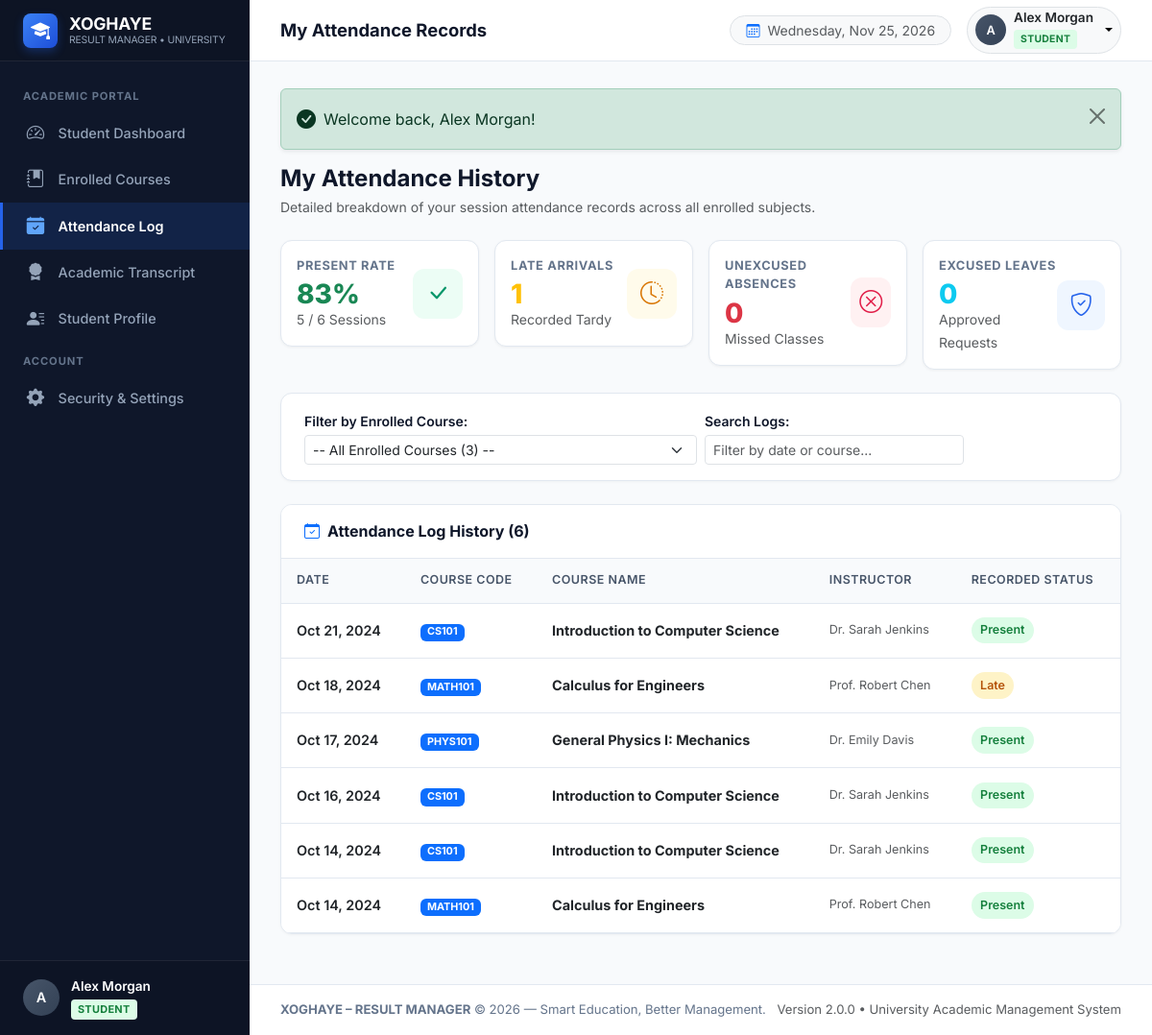
The page /student/attendance.php (signed in) on the database its author committed.
### tables this page shows
CREATE TABLE `attendance` (
  `attendance_id` INT AUTO_INCREMENT PRIMARY KEY,
  `student_id` INT NOT NULL,
  `course_id` INT NOT NULL,
  `attendance_date` DATE NOT NULL,
  `status` ENUM('Present', 'Absent', 'Late', 'Excused') NOT NULL DEFAULT 'Present',
  `created_at` TIMESTAMP DEFAULT CURRENT_TIMESTAMP,
  UNIQUE KEY `uq_student_course_date` (`student_id`, `course_id`, `attendance_date`),
  CONSTRAINT `fk_attendance_student_restrict` FOREIGN KEY (`student_id`) 
    REFERENCES `students` (`student_id`) ON DELETE RESTRICT ON UPDATE CASCADE,
  CONSTRAINT `fk_attendance_course_restrict` FOREIGN KEY (`course_id`) 
    REFERENCES `courses` (`course_id`) ON DELETE RESTRICT ON UPDATE CASCADE
);

CREATE TABLE `courses` (
  `course_id` INT AUTO_INCREMENT PRIMARY KEY,
  `course_name` VARCHAR(150) NOT NULL,
  `course_code` VARCHAR(50) NOT NULL UNIQUE,
  `teacher_id` INT DEFAULT NULL,
  `description` TEXT DEFAULT NULL,
  `created_at` TIMESTAMP DEFAULT CURRENT_TIMESTAMP,
  CONSTRAINT `fk_course_teacher_restrict` FOREIGN KEY (`teacher_id`) 
    REFERENCES `teachers` (`teacher_id`) ON DELETE RESTRICT ON UPDATE CASCADE
);

CREATE TABLE `users` (
  `user_id` INT AUTO_INCREMENT PRIMARY KEY,
  `full_name` VARCHAR(100) NOT NULL,
  `email` VARCHAR(150) NOT NULL UNIQUE,
  `password` VARCHAR(255) NOT NULL,
  `role` ENUM('admin', 'teacher', 'student') NOT NULL DEFAULT 'student',
  `created_at` TIMESTAMP DEFAULT CURRENT_TIMESTAMP,
  `updated_at` TIMESTAMP DEFAULT CURRENT_TIMESTAMP ON UPDATE CURRENT_TIMESTAMP
);

### student/attendance.php (the view, shortened to what this page needs)
<?php
require_once __DIR__ . '/../includes/auth.php';
$pdo = get_db_connection();
$user = current_user();
$sStmt = $pdo->prepare("SELECT student_id FROM students WHERE user_id = :uid LIMIT 1");
$sStmt->execute(['uid' => $user['user_id']]);
$student_id = (int)$sStmt->fetchColumn();
$courses = $pdo->prepare("
    SELECT c.course_id, c.course_code, c.course_name
    FROM enrollments e
    JOIN courses c ON e.course_id = c.course_id
    WHERE e.student_id = :sid
    ORDER BY c.course_code ASC
");
$courses->execute(['sid' => $student_id]);
$enrolled_courses = $courses->fetchAll();
$statStmt = $pdo->prepare("
    SELECT status, COUNT(*) as cnt
    FROM attendance
    WHERE student_id = :sid
    GROUP BY status
");
$statStmt->execute(['sid' => $student_id]);
$stats = $statStmt->fetchAll(PDO::FETCH_KEY_PAIR);
$total_sessions = array_sum($stats) ?: 0;
$present_cnt    = $stats['Present'] ?? 0;
$late_cnt       = $stats['Late'] ?? 0;
$absent_cnt     = $stats['Absent'] ?? 0;
$excused_cnt    = $stats['Excused'] ?? 0;
$att_rate = ($total_sessions > 0) ? round(($present_cnt / $total_sessions) * 100) : 100;
$where = ["a.student_id = :sid"];
$params = ['sid' => $student_id];
$where_sql = "WHERE " . implode(" AND ", $where);
$query = "
    SELECT a.*, c.course_code, c.course_name,
           u_t.full_name AS teacher_name
    FROM attendance a
    JOIN courses c ON a.course_id = c.course_id
    LEFT JOIN teachers t ON c.teacher_id = t.teacher_id
    LEFT JOIN users u_t ON t.user_id = u_t.user_id
    $where_sql
    ORDER BY a.attendance_date DESC, c.course_code ASC
";
$stmt = $pdo->prepare($query);
$stmt->execute($params);
$records = $stmt->fetchAll();
require_once __DIR__ . '/../includes/header.php';
?>
<div class="d-flex flex-column flex-sm-row justify-content-between align-items-start align-items-sm-center gap-3 mb-4">
    <div>
        <h4 class="fw-bold mb-1">My Attendance History</h4>
        <p class="text-muted small mb-0">Detailed breakdown of your session attendance records across all enrolled subjects.</p>
    </div>
</div>
<div class="row g-3 mb-4">
    <div class="col-6 col-md-3">
        <div class="card-stat p-3">
            <div>
                <div class="card-stat-title">Present Rate</div>
                <div class="card-stat-value text-success fs-3"><?php echo $att_rate; ?>%</div>
                <small class="text-muted"><?php echo $present_cnt; ?> / <?php echo $total_sessions; ?> Sessions</small>
            </div>
            <div class="card-stat-icon icon-emerald"><i class="bi bi-check-lg"></i></div>
        </div>
    </div>
    <div class="col-6 col-md-3">
        <div class="card-stat p-3">
            <div>
                <div class="card-stat-title">Late Arrivals</div>
                <div class="card-stat-value text-warning fs-3"><?php echo $late_cnt; ?></div>
                <small class="text-muted">Recorded Tardy</small>
            </div>
            <div class="card-stat-icon icon-amber"><i class="bi bi-clock-history"></i></div>
        </div>
    </div>
    <div class="col-6 col-md-3">
        <div class="card-stat p-3">
            <div>
                <div class="card-stat-title">Unexcused Absences</div>
                <div class="card-stat-value text-danger fs-3"><?php echo $absent_cnt; ?></div>
                <small class="text-muted">Missed Classes</small>
            </div>
            <div class="card-stat-icon icon-rose"><i class="bi bi-x-circle"></i></div>
        </div>
    </div>
    <div class="col-6 col-md-3">
        <div class="card-stat p-3">
            <div>
                <div class="card-stat-title">Excused Leaves</div>
                <div class="card-stat-value text-info fs-3"><?php echo $excused_cnt; ?></div>
                <small class="text-muted">Approved Requests</small>
            </div>
            <div class="card-stat-icon icon-blue"><i class="bi bi-shield-check"></i></div>
        </div>
    </div>
</div>
<div class="card-modern mb-4">
    <div class="card-modern-body py-3">
        <form method="GET" action="" class="row g-2 align-items-center">
            <div class="col-md-6">
                <label class="form-label small fw-semibold mb-1">Filter by Enrolled Course:</label>
                <select name="course_id" class="form-select form-select-sm" onchange="this.form.submit()">
                    <option value="">-- All Enrolled Courses (<?php echo count($enrolled_courses); ?>) --</option>
                </select>
            </div>
            <div class="col-md-4">
                <label class="form-label small fw-semibold mb-1">Search Logs:</label>
                <input type="text" id="tableSearch" class="form-control form-control-sm" placeholder="Filter by date or course...">
            </div>
        </form>
    </div>
</div>
<div class="card-modern">
    <div class="card-modern-header">
        <h2 class="card-modern-title fs-6">
            <i class="bi bi-calendar-check text-primary"></i> Attendance Log History (<?php echo count($records); ?>)
        </h2>
    </div>
    <div class="table-responsive">
        <table class="table table-modern table-searchable align-middle">
            <thead>
                <tr>
                    <th>Date</th>
                    <th>Course Code</th>
                    <th>Course Name</th>
                    <th>Instructor</th>
                    <th>Recorded Status</th>
                </tr>
            </thead>
            <tbody>
                <?php if (empty($records)): ?>
                    <tr>
                        <td colspan="5" class="text-center py-5 text-muted">
                            <i class="bi bi-calendar-x fs-1 text-muted d-block mb-2"></i>
                            No attendance records found for the selected course.
                        </td>
                    </tr>
                <?php else: ?>
                    <?php foreach ($records as $r):
                        $badge_class = 'badge-present';
                        if ($r['status'] === 'Absent') $badge_class = 'badge-absent';
                        elseif ($r['status'] === 'Late') $badge_class = 'badge-late';
                        elseif ($r['status'] === 'Excused') $badge_class = 'badge-excused';
                    ?>
                        <tr>
                            <td class="fw-semibold text-dark">
                                <?php echo format_date($r['attendance_date']); ?>
                            </td>
                            <td>
                                <span class="badge bg-primary"><?php echo htmlspecialchars($r['course_code']); ?></span>
                            </td>
                            <td class="fw-bold text-dark">
                                <?php echo htmlspecialchars($r['course_name']); ?>
                            </td>
                            <td class="small text-muted">
                                <?php echo htmlspecialchars($r['teacher_name'] ?? 'Instructor'); ?>
                            </td>
                            <td>
                                <span class="badge-status <?php echo $badge_class; ?>">
                                    <?php echo htmlspecialchars($r['status']); ?>
                                </span>
                            </td>
                        </tr>
                    <?php endforeach; ?>
                <?php endif; ?>
            </tbody>
        </table>
    </div>
</div>
<?php require_once __DIR__ . '/../includes/footer.php'; ?>

### assets/css/style.css (style rules this page uses)
:root { --primary-color: #2563eb; --primary-hover: #1d4ed8; --primary-dark: #1e40af; --primary-light: #eff6ff; --secondary-color: #64748b; --accent-color: #0284c7; --success-color: #10b981; --warning-color: #f59e0b; --danger-color: #ef4444; --info-color: #06b6d4; --bg-body: #f8fafc; --bg-card: #ffffff; --border-color: #e2e8f0; --text-dark: #0f172a; --text-muted: #64748b; --sidebar-width: 260px; --sidebar-bg: #0f172a; --sidebar-hover: #1e293b; --sidebar-active: #2563eb; --sidebar-text: #94a3b8; --sidebar-text-bright: #ffffff; --navbar-height: 64px; --font-family: 'Inter', -apple-system, BlinkMacSystemFont, "Segoe UI", Roboto, Helvetica, Arial, sans-serif; --transition-fast: all 0.2s ease-in-out; }
body { font-family: var(--font-family); background-color: var(--bg-body); color: var(--text-dark); min-height: 100vh; margin: 0; display: flex; flex-direction: column; overflow-x: hidden; }
.card-stat { border: 1px solid var(--border-color); border-radius: 12px; background-color: var(--bg-card); padding: 1.5rem; position: relative; transition: transform 0.2s, box-shadow 0.2s; box-shadow: 0 1px 3px rgba(0, 0, 0, 0.05); display: flex; align-items: center; justify-content: space-between; }
.card-stat-title { font-size: 0.8rem; text-transform: uppercase; font-weight: 700; letter-spacing: 0.05em; color: var(--text-muted); margin-bottom: 0.4rem; }
.card-stat-value { font-size: 1.85rem; font-weight: 800; color: var(--text-dark); line-height: 1; }
.card-stat-icon { width: 52px; height: 52px; border-radius: 12px; display: flex; align-items: center; justify-content: center; font-size: 1.5rem; }
.icon-blue { background-color: #eff6ff; color: #2563eb; }
.icon-emerald { background-color: #ecfdf5; color: #059669; }
.icon-amber { background-color: #fffbeb; color: #d97706; }
.icon-rose { background-color: #fff1f2; color: #e11d48; }
.card-modern { border: 1px solid var(--border-color); border-radius: 12px; background-color: var(--bg-card); box-shadow: 0 1px 3px rgba(0, 0, 0, 0.04); margin-bottom: 1.5rem; overflow: hidden; }
.card-modern-header { padding: 1.1rem 1.5rem; border-bottom: 1px solid var(--border-color); display: flex; align-items: center; justify-content: space-between; background-color: #ffffff; }
.card-modern-title { font-size: 1.05rem; font-weight: 700; color: var(--text-dark); margin: 0; display: flex; align-items: center; gap: 0.5rem; }
.card-modern-body { padding: 1.5rem; }
.table-modern { margin-bottom: 0; font-size: 0.9rem; }
.table-modern th { background-color: #f8fafc; color: #475569; font-weight: 600; font-size: 0.78rem; text-transform: uppercase; letter-spacing: 0.04em; padding: 0.85rem 1rem; border-bottom: 1px solid var(--border-color); border-top: none; }
.table-modern td { padding: 0.9rem 1rem; vertical-align: middle; border-bottom: 1px solid var(--border-color); color: var(--text-dark); }
.badge-status { padding: 0.35em 0.75em; font-size: 0.78rem; font-weight: 600; border-radius: 20px; display: inline-flex; align-items: center; gap: 0.3rem; }
.badge-present { background-color: #dcfce7; color: #15803d; }
.badge-late { background-color: #fef3c7; color: #b45309; }

### rows shown on the page
attendance: attendance_date "Oct 21, 2024", course.course_code "CS101", course.course_name "Introduction to Computer Science", users.full_name "Dr. Sarah Jenkins", status "Present"
attendance: attendance_date "Oct 18, 2024", course.course_code "MATH101", course.course_name "Calculus for Engineers", users.full_name "Prof. Robert Chen", status "Late"
attendance: attendance_date "Oct 17, 2024", course.course_code "PHYS101", course.course_name "General Physics I: Mechanics", users.full_name "Dr. Emily Davis", status "Present"
attendance: attendance_date "Oct 16, 2024", course.course_code "CS101", course.course_name "Introduction to Computer Science", users.full_name "Dr. Sarah Jenkins", status "Present"
attendance: attendance_date "Oct 14, 2024", course.course_code "CS101", course.course_name "Introduction to Computer Science", users.full_name "Dr. Sarah Jenkins", status "Present"
attendance: attendance_date "Oct 14, 2024", course.course_code "MATH101", course.course_name "Calculus for Engineers", users.full_name "Prof. Robert Chen", status "Present"

### other values the page prints
APP_SHORT_NAME "XOGHAYE"
substr($user['full_name'], 0, 1) "A"
$user['full_name'] "Alex Morgan"
$page_title "My Attendance Records"
$role_display "STUDENT"
$flash['message'] "Welcome back, Alex Morgan!"
$att_rate "83"
$present_cnt "5"
$total_sessions "6"
$late_cnt "1"
$absent_cnt "0"
$excused_cnt "0"
count($records) "6"
APP_NAME "XOGHAYE – RESULT MANAGER"
APP_TAGLINE "Smart Education, Better Management."
